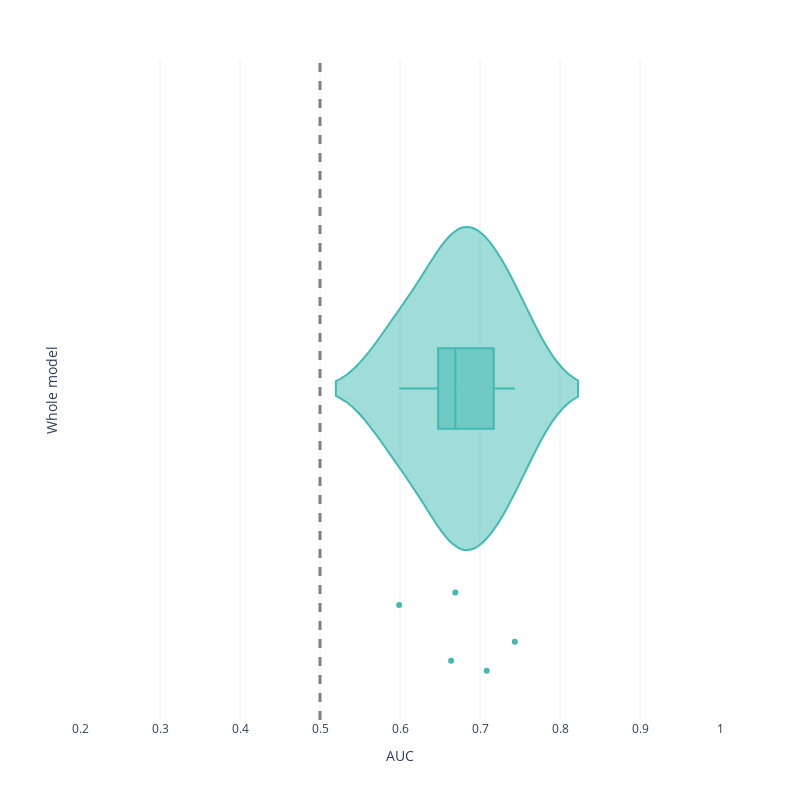

The notebook cell saved with this chart:
### Code cell
df_forest_mw = pd.read_csv(os.path.join(results_path, 'GLMM_mvpa_actual_mw.csv'))
df_perm_mw = pd.read_csv(os.path.join(results_path, 'GLMM_mvpa_perm_mw.csv'))


print(df_forest_mw.auc.mean())

fig =px.violin(df_forest_mw, x = 'auc', box = True, points = 'all',template = "plotly_white", color_discrete_sequence = [lblue], labels = {'auc': 'AUC'})
fig.add_vline(x=0.5, line_width=3, line_dash="dash", line_color="grey")

fig.update_layout(
#     title = f'Mean AUC = {df_forest_mind.auc.mean()}',
    autosize=False,
    width=800,
    height=800,
    yaxis = {'title': 'Whole model',
            'showticklabels': True,
            'tickmode': 'linear',},
    xaxis ={
             'range':[0.2, 1]
        }
)
fig.show()

fig.write_image(os.path.join(fig_path, 'multivariate_glmm_cv_mw.png'))

### Figure 1 — Plotly figure (JSON) as saved in the notebook; plotly's stock layout.template omitted (floating-point values rounded to 4 significant figures)
{"data": [{"alignmentgroup": "True", "box": {"visible": true}, "hovertemplate": "AUC=%{x}<extra></extra>", "legendgroup": "", "marker": {"color": "#42B9B2"}, "name": "", "offsetgroup": "", "orientation": "h", "points": "all", "scalegroup": "True", "showlegend": false, "type": "violin", "x": [0.599, 0.7084, 0.6639, 0.6691, 0.7435], "x0": " ", "xaxis": "x", "y0": " ", "yaxis": "y"}], "layout": {"autosize": false, "height": 800, "legend": {"tracegroupgap": 0}, "margin": {"t": 60}, "shapes": [{"line": {"color": "grey", "dash": "dash", "width": 3}, "type": "line", "x0": 0.5, "x1": 0.5, "xref": "x", "y0": 0, "y1": 1, "yref": "y domain"}], "violinmode": "group", "width": 800, "xaxis": {"anchor": "y", "domain": [0, 1], "range": [0.2, 1], "title": {"text": "AUC"}}, "yaxis": {"anchor": "x", "domain": [0, 1], "showticklabels": true, "tickmode": "linear", "title": {"text": "Whole model"}}}}
